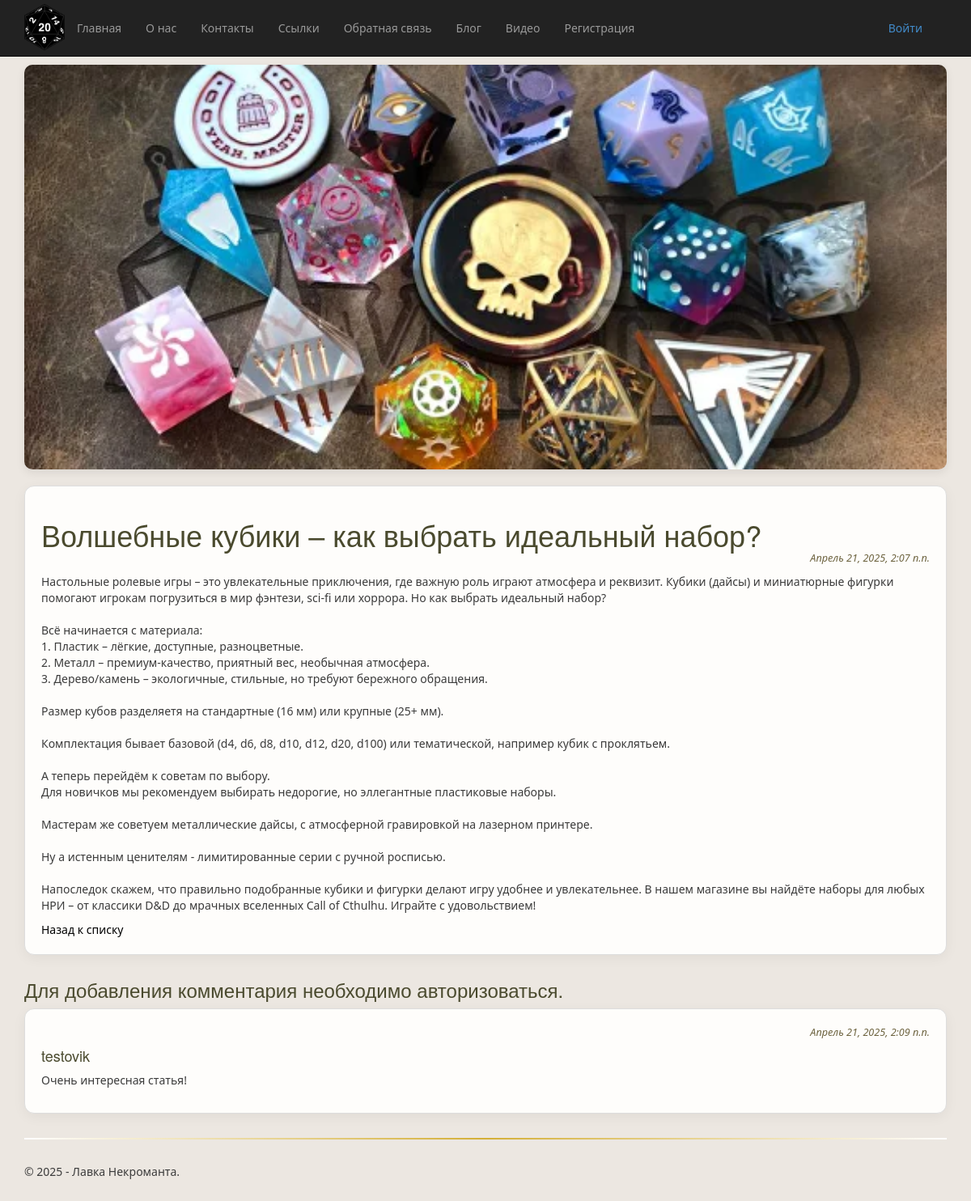
/blog/5/, run on the app's committed database.
### app/models.py (models this page shows, shortened)
class Blog(models.Model):
    title = models.CharField(max_length=100, unique_for_date="posted", verbose_name="Заголовок")
    description = models.TextField(verbose_name="Краткое содержание")
    content = models.TextField(verbose_name="Полное содержание")
    posted = models.DateTimeField(default=datetime.now, db_index=True, verbose_name="Опубликована")
    author = models.ForeignKey(User, null=True, blank=True, on_delete = models.SET_NULL, verbose_name = "Автор")
    image = models.FileField(default = 'temp.jpg', verbose_name = "Путь к картинке")
    class Meta:
        db_table = "Posts"
        ordering = ["-posted"]
        verbose_name = "статья блога"
        verbose_name_plural = "статьи блога"

class Comment(models.Model):
      text = models.TextField(verbose_name="Текст комментария")
      date = models.DateTimeField(default=datetime.now, db_index=True, verbose_name="Дата комментария")
      author = models.ForeignKey(User, null=True, blank=True, verbose_name=("Автор комментария"), on_delete=models.CASCADE)
      post = models.ForeignKey(Blog, verbose_name=("Статья комментария"), on_delete=models.CASCADE)
      class Meta:
          db_table = "Comment"
          ordering = ["-date"]
          verbose_name = "Комментарий"
          verbose_name_plural = "Комментарии"

### app/views.py (the view)
# urls.py: path('blog/<int:pk>/', views.blog_detail, name='blog_detail'),
def blog_detail(request, pk):
    post = get_object_or_404(Blog, pk=pk)
    comments = Comment.objects.filter(post=pk)
    if request.method == "POST":
        form = CommentForm(request.POST)
        if form.is_valid():
            comment_f = form.save(commit=False)
            comment_f.author = request.user
            comment_f.date = datetime.now()
            comment_f.post = post
            comment_f.save()
            return redirect('blog_detail', pk=post.id)
    else:
        form = CommentForm()
    return render(
        request,
        'app/blog_detail.html',
        {
            'post': post,
            'comments': comments,
            'form': form,
            'year': datetime.now().year
        }
    )

### app/templates/app/blog_detail.html (shortened to what this page needs)
{% extends 'app/layout.html' %}
  {% load static %}
  {% block content %}
    {% if post.image %}
        <img class="photopost" src="{{ post.image.url }}" alt="Изображение статьи блога" />
    {% endif %}
<section>
    <h1>{{ post.title }}</h1>
    <p class="date post-date">{{ post.posted }}</p>
    <div class="content"><p>{{ post.content|linebreaksbr }}</p>  </div>
    <a href="{% url 'blog_list' %}" class="back-link">Назад к списку</a>
</section>
      {% if user.is_authenticated %}
<section class="comment-section">
    <form method="post" class="comment-form">
        <h3>Добавить комментарий</h3>
        {% csrf_token %}
        <div>
            {{ form.as_p }}
            <button type="submit" class="submit-button">Отправить комментарий</button>
        </div>
    </form>
</section>
      {% else %}
<h3>Для добавления комментария необходимо авторизоваться.</h3>
      {% endif %}
      {% for comment in comments %}
<section class="comment-section">
    <p class="date comment-date">{{ comment.date }}</p>
    <h4>{{ comment.author }}</h4>
    <p>{{ comment.text|linebreaksbr }}</p>
</section>
      {% endfor %}
  {% endblock %}

### app/static/app/content/site.css (style rules this page uses)
body { background-color: #ece7e1; font-family: 'Segoe UI', Tahoma, Geneva, Verdana, sans-serif; color: #3b3b3b; padding-top: 80px; padding-bottom: 20px; transition: background-color 0.3s ease; }
h1, h2, h3, h4 { color: #4a4a2e; }
section { background-color: #fefdfb; border: 1px solid #ddd; border-radius: 12px; padding: 20px; box-shadow: 0 4px 16px rgba(0, 0, 0, 0.05); transition: transform 0.2s ease, box-shadow 0.2s ease; margin-bottom: 30px; }
section a { color: #000; text-decoration: none; transition: color 0.3s ease; }
.photopost { width: 100%; max-height: 500px; object-fit: cover; border-radius: 10px; box-shadow: 0 4px 12px rgba(0, 0, 0, 0.08); margin-bottom: 20px; }
.date { font-size: 0.9em; color: #6e6440; text-align: right; margin-bottom: 10px; font-style: italic; }
.post-date { margin-top: -10px; }
.comment-date { margin-bottom: 5px; }

### data on the page
Blog: image (picture), title "Волшебные кубики – как выбрать идеальный набор?", posted "Апрель 21, 2025, 2:07 п.п.", content "Настольные ролевые игры – это увлекательные приключения, где важную роль играют атмосфера и реквизит. Кубики (дайсы) и миниатюрные фигурки помогают игрокам погрузиться в мир фэнтези, sci-fi или хоррора. Но как выбрать идеальный набор? Всё начинается с материала: 1. Пластик – лёгкие, доступные, разноцветные. 2. Металл – премиум-качество, приятный вес, необычная атмосфера. 3. Дерево/камень – экологичные, стильные, но требуют бережного обращения. Размер кубов разделяетя на стандартные (16 мм) или крупные (25+ мм). Комплектация бывает базовой (d4, d6, d8, d10, d12, d20, d100) или тематической, например кубик с проклятьем. А теперь перейдём к советам по выбору. Для новичков мы рекомендуем…"
Comment: date "Апрель 21, 2025, 2:09 п.п.", author "testovik", text "Очень интересная статья!"
